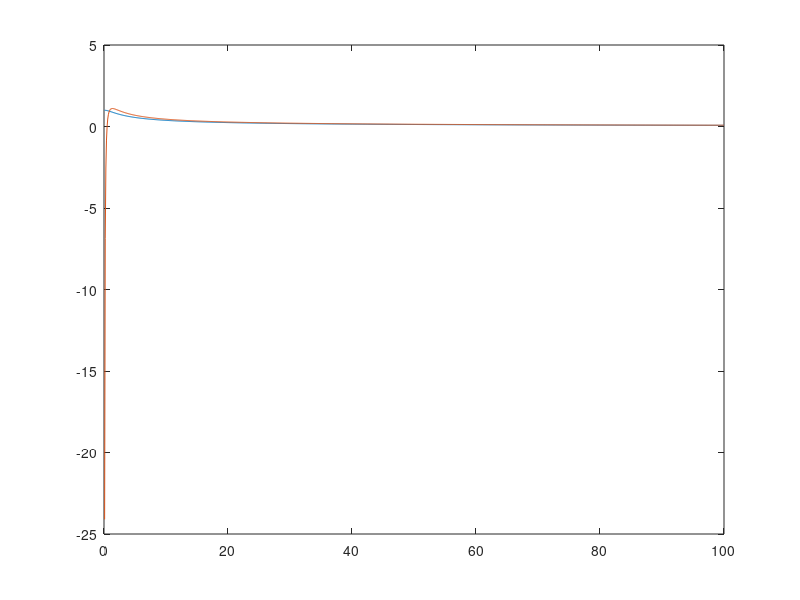

MATLAB code to generate this figure:
clearvars; close all;

r = linspace(0,100,1000)';
g = 3/2./r.*((1+1/2./r.^2).*asinh(r) - sqrt(1+r.^2)/2./r);
g_at_large_r = 3*log(2*r)/2./r;


figure;
plot(r,[g,g_at_large_r]);